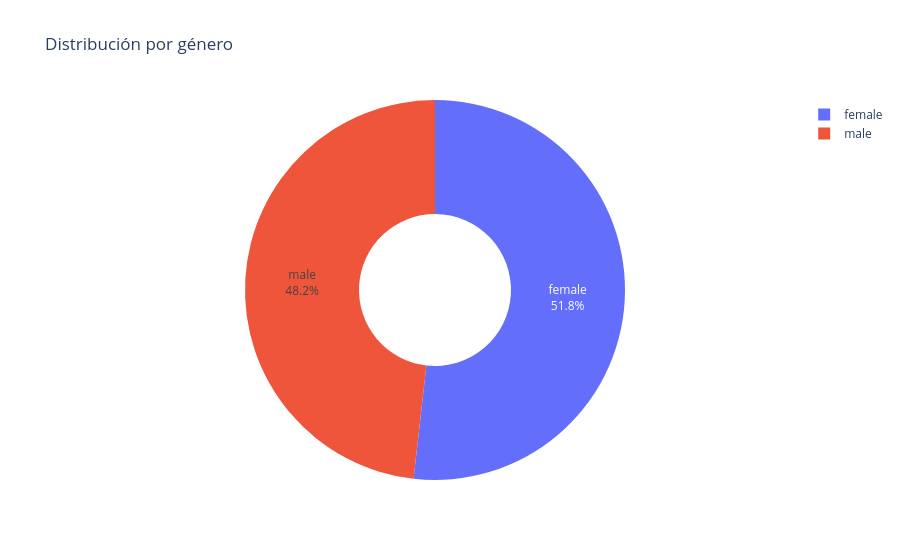

Notebook source saved alongside this figure:
### Markdown cell above
### Cuantos son hombres y mujeres

### Code cell
# hay que normalizar los datos antes de hacer la estadistica
data["Gender"] = data["Gender"].str.strip().str.lower()

# Conteo de hombres y mujeres
conteo_genero = (
    data["Gender"]
    .value_counts()
    .reset_index()
)
conteo_genero.columns = ["Gender", "Cantidad"]

# Pie chart interactivo
fig = px.pie(
    conteo_genero,
    names="Gender",
    values="Cantidad",
    title="Distribución por género",
    hole=0.4  # opcional: dona
)

fig.update_traces(textposition="inside", textinfo="percent+label")
fig.show()

### Figure 1 — Plotly figure (JSON) as saved in the notebook; plotly's stock layout.template omitted (floating-point values rounded to 4 significant figures)
{"data": [{"domain": {"x": [0, 1], "y": [0, 1]}, "hole": 0.4, "hovertemplate": "Gender=%{label}<br>Cantidad=%{value}<extra></extra>", "labels": ["female", "male"], "legendgroup": "", "name": "", "showlegend": true, "textinfo": "percent+label", "textposition": "inside", "type": "pie", "values": [3108, 2892]}], "layout": {"legend": {"tracegroupgap": 0}, "title": {"text": "Distribución por género"}}}
